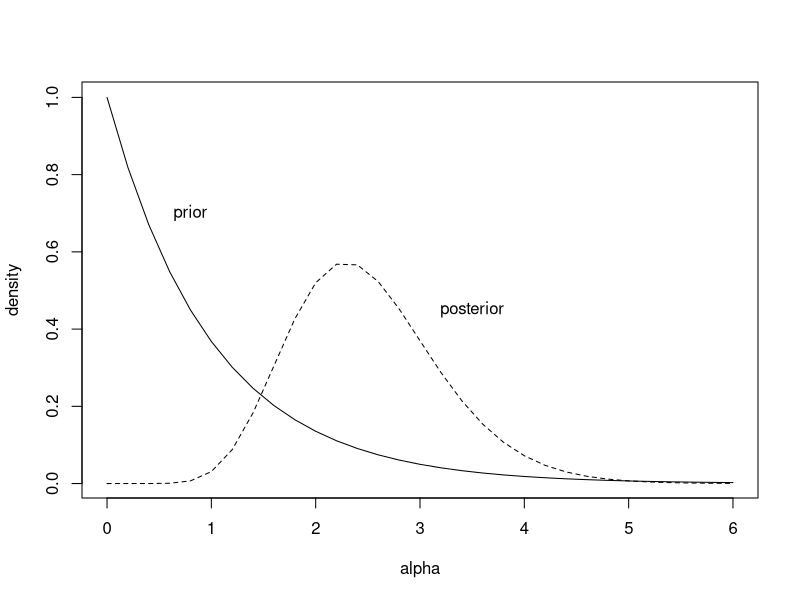
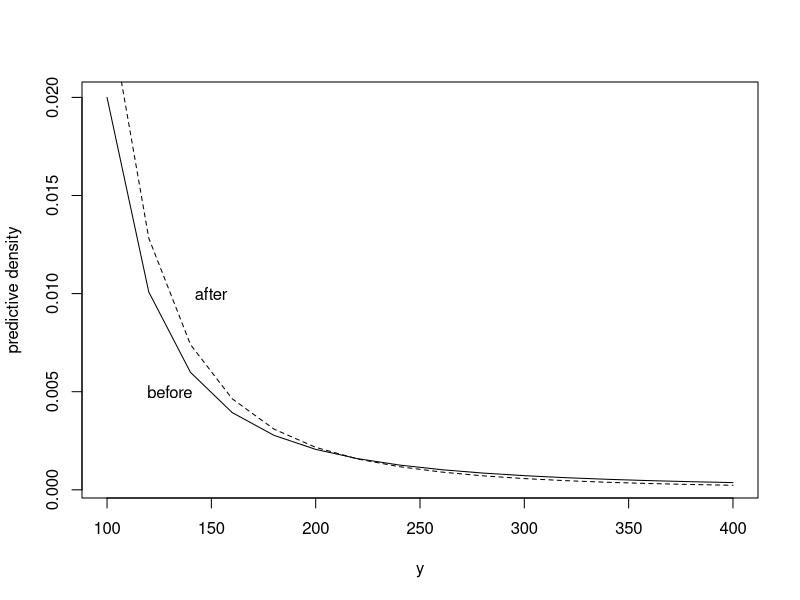

Source code (R) for these figures, in order:
x=seq(0,6,by=0.2)
plot(x,dgamma(x,shape=1,scale=1),type="l",ylab="density",xlab="alpha")
y=dgamma(x,shape=12,scale=0.208285) # posterior
lines(x,y,type="l",lty=2)
text(3.5,0.45,"posterior"); text(0.8,0.7,"prior")

y=seq(100,400,by=20)
yy1=2*(y^(-1))*((1+log(y/100))^(-3));
plot(y,yy1,type="l",ylab="predictive density",xlab="y")
yy2=3.757995*factorial(12)*(y^(-1))*((0.195951+log(y))^(-13));
lines(y,yy2,type="l",lty=2)
text(130,0.005,"before"); text(150,0.010,"after")
